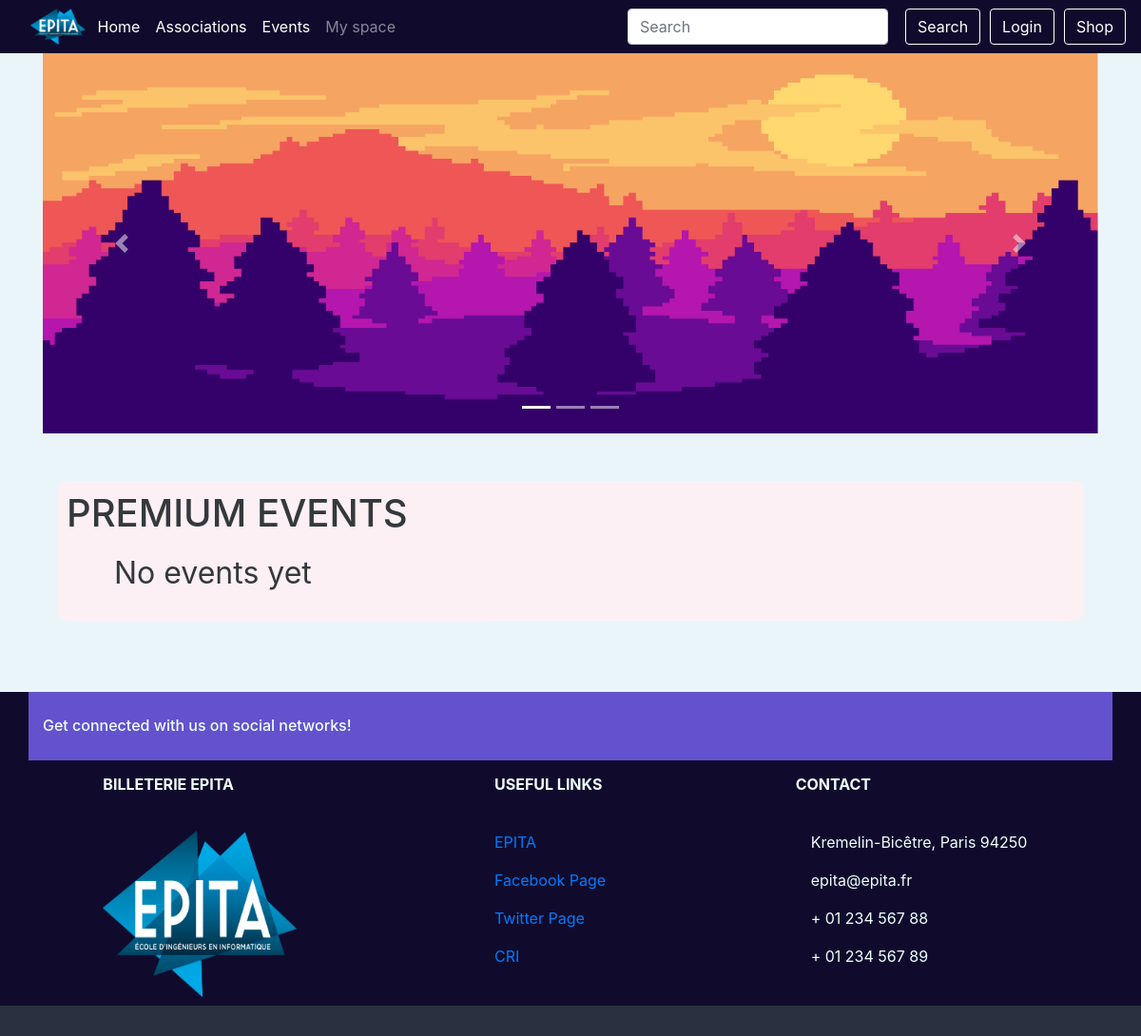
The app's page /, older data.
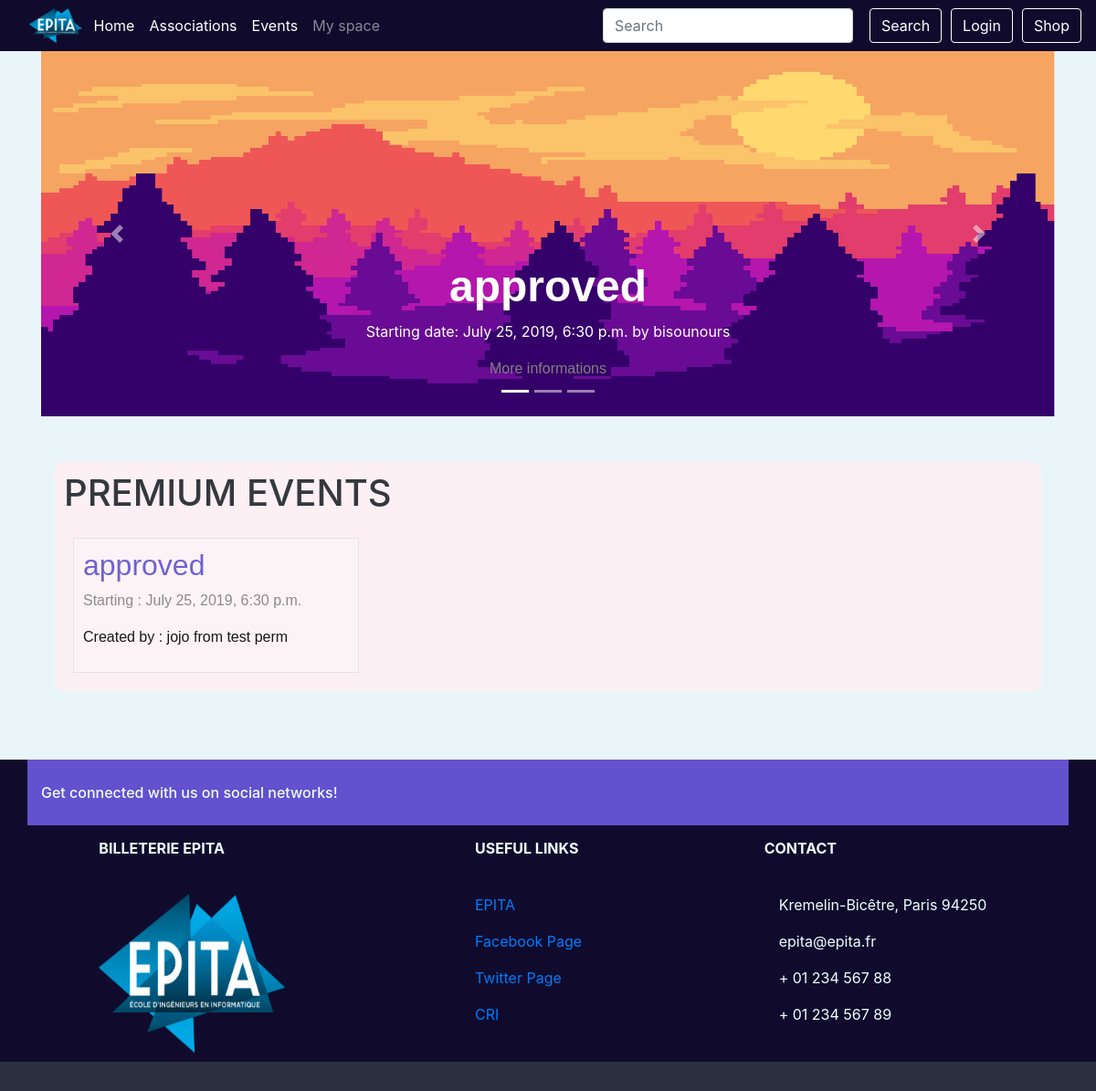
The same page, newer data.
### event/models.py (models this page shows, shortened)
class Event(models.Model):
    PENDING = 'P'
    APPROVED = 'A'
    VALIDATED = 'V'
    REFUSED = 'R'
    CANCELED = 'C'
    EVENT_STATE_CHOICES = (
        (PENDING, _("Pending")),
        (APPROVED, _("Approved")),
        (REFUSED, _("Refused")),
        (CANCELED, _("Canceled")),
        (VALIDATED, _("Validated by the president")),
    )
    title = models.CharField(_("Title of the event"), max_length=64)
    event_state = models.CharField(_("State of the event"), max_length=1,
                                   choices=EVENT_STATE_CHOICES,
                                   default=PENDING)
    manager_id = models.ForeignKey(Manager, on_delete=models.SET_NULL,
                                   null=True, blank=True)
    start = models.DateTimeField(_("Start date and time"))
    end = models.DateTimeField(_("End date and time"))
    ticket_deadline = models.DateTimeField(_("Deadline to buy tickets"),
                                           null=True, blank=True)
    assos_id = models.ForeignKey(Association, on_delete=models.CASCADE,
                                 related_name='events')
    address_id = AddressField(on_delete=models.PROTECT)
    premium_flag = models.BooleanField(_("Premium"), default=False)
    image = models.ImageField(_("Event's cover image"),
                              default='event_pics/default.jpg',
                              upload_to='event_pics/uploads/')
    see_remaining = models.BooleanField(_("See remaining tickets"),
                                        default=False)
    class Meta:
        verbose_name = (_("Event"))
        verbose_name_plural = (_("Events"))
        permissions = (
            ('access_dashboard', 'User can access this event\'s dashboard'),
            ('approve_event', 'User can approve of the event'),
            ('choose_premium', 'User can make an event premium or not'),
            ('cancel_event', 'User can cancel the event'),
        )

class Association(models.Model):
    name = models.CharField(_("Name"), max_length=64, unique=True,
                            validators=[UnicodeValidator()])
    url = models.URLField(_("Association's website"), null=True, blank=True)
    class Meta:
        verbose_name = _("Association")
        verbose_name_plural = _("Associations")
        permissions = (
            ('create_event', 'User can create an event'),
            ('manage_member', 'User can add and remove a member'),
            ('choose_staff', 'User can choose staff'),
            ('manage_manager', 'User can add and remove managers'),
            ('modify_event', 'User can modify an event'),
            ('make_event_cancelable', 'User can cancel an event'),
            ('validate_event',
             'User can validate event and make it available for approval')
        )
    def __str__(self):
        return '%s' % (self.name)

class Manager(models.Model):
    user = models.ForeignKey(User, on_delete=models.CASCADE,
                             related_name="managerships")
    assos_id = models.ForeignKey(Association, on_delete=models.CASCADE,
                                 related_name='managers')
    member = CompositeOneToOneField(Member, on_delete=models.CASCADE,
                                    to_fields={"assos_id", "user"})
    class Meta:
        verbose_name = _("Member of the Bureau")
        verbose_name_plural = _("Members of the Bureau")
    def __str__(self):
        return '%s from %s' % (self.user.username, self.assos_id.name)

### event/views.py (the view)
# urls.py: path('', views.IndexView.as_view(), name='index'),
class IndexView(generic.ListView):
    template_name = 'index.html'
    context_object_name = 'events'
    def get_queryset(self):
        return Event.objects.filter(start__gt=timezone.now(), premium_flag=True, event_state=Event.APPROVED).order_by('start')

### shop/cart.py (called while the page is built)
def _cart_id(request):
    if 'cart_id' not in request.session:
        request.session['cart_id'] = _generate_cart_id()
    return request.session['cart_id']

def _generate_cart_id():
    import string, random
    return ''.join([random.choice(string.ascii_letters + string.digits) for _ in range(50)])

def get_all_cart_items(request):
    return CartItem.objects.filter(cart_id = _cart_id(request))

def item_count(request):
    return get_all_cart_items(request).count()

### shop/context_processor.py (called while the page is built)
def cart_item_count(request):
    item_count = cart.item_count(request)
    return {'cart_item_count' : item_count }

### templates/index.html (shortened to what this page needs)
{% extends "base.html" %}
{% load guardian_tags %}
{% load static %}
{%block content %}
    <div class="main_body">
        <div style="
            margin-bottom:50px;
        " id="carouselExampleIndicators" class="carousel slide" data-ride="carousel">
            <ol class="carousel-indicators">
                <li data-target="#carouselExampleIndicators" data-slide-to="0" class="active"></li>
                <li data-target="#carouselExampleIndicators" data-slide-to="1"></li>
                <li data-target="#carouselExampleIndicators" data-slide-to="2"></li>
            </ol>
            <div class="carousel-inner">
                <div class="carousel-item active">
                    <img style="height:400px; width:max-content;" class="d-block w-100" src="{% static "img/index_event_carousel.png" %}" alt="First slide">
                    <div class="carousel-caption d-none d-md-block">
                        {% if events.0 %}
                        <h1 class="carousel-title">{{ events.0.title }}</h1>
                        <p>Starting date: {{ events.0.start }} by {{ events.0.assos_id }}</p>
                        <a class="event-link" href="{% url 'event:event_detail' events.0.id %}">
                            More informations
                        </a>
                        {% endif %}
                    </div>
                </div>
            </div>
            <a class="carousel-control-prev" href="#carouselExampleIndicators" role="button" data-slide="prev">
                <span class="carousel-control-prev-icon" aria-hidden="true"></span>
            </a>
            <a class="carousel-control-next" href="#carouselExampleIndicators" role="button" data-slide="next">
                <span class="carousel-control-next-icon" aria-hidden="true"></span>
            </a>
        </div>
        <div class="container-fluid actu-wraper">
            <div class="container actu">
                <h1 style="margin-bottom:15px;">PREMIUM EVENTS</h1>
                {% if events %}
                <div class="row">
                    {% for event in events %}
                    <article class="col-xs-12 col-sm-12 col-md-4 col-lg-4">
                            <a class="event-link" href="{% url 'event:event_detail' event.id %}">
                                <div class="event-block">
                                <h1 style="font-size:2rem; color:#6351ce;">{{ event.title }}</h1>
                                <p>Starting : {{ event.start }}</p>
                                {% if event.manager_id %}
                                <p style="color:black;">Created by : {{event.manager_id}}</p>
                                {% else %}
                                <p style="color:black;">No manager</p>
                                {% endif %}
                            </div>
                        </a>
                    </article>
                    {% endfor %}
                </div>
                {% else %}
                    <p style="font-size:2rem; padding-left:50px;">No events yet</p>
                {% endif %}
            </div>
        </div>
    </div>
{% endblock content %}

### templates/base.html (shortened to what this page needs)
<!DOCTYPE html>
<html lang="en">
  <head>
    {% load static %}
    <link rel="stylesheet" href="{% static "css/bootstrap.css" %}">
    <link rel="stylesheet" href="{% static "css/style.css" %}">
</head>
<body>
    <div>{% block navbar %}{% include "includes/mainmenu.html" %}{% endblock navbar %}</div>
    <main class="container">
        <div id="content">
            {% block content %}{% endblock %}
        </div>
    </main>
    <div>
    {% block footer %}
    <footer class="page-footer font-small unique-color-dark">
          <div class="container page-footer-top">
            <div class="row py-4 d-flex align-items-center">
              <div class="col-md-6 col-lg-5 text-center text-md-left mb-4 mb-md-0">
                <h6 class="mb-0">Get connected with us on social networks!</h6>
              </div>
              <div class="col-md-6 col-lg-7 text-center text-md-right">
                <a class="fb-ic">
                </a>
                <a class="tw-ic">
                </a>
                <a class="gplus-ic">
                </a>
                <a class="li-ic">
                </a>
              </div>
            </div>
          </div>
        <div class="container text-center text-md-left mt-5 footer-size">
          <div class="row mt-3">
            <div class="col-md-3 col-lg-4 col-xl-3 mx-auto mb-4">
              <h6 class="text-uppercase font-weight-bold">Billeterie EPITA</h6>
              <hr class="deep-purple accent-2 mb-4 mt-0 d-inline-block mx-auto" style="width: 60px;">
              <img src="{% static "img/logo-epita.png" %}" style="height:80%; width:80%;">
            </div>
            <div class="col-md-3 col-lg-2 col-xl-2 mx-auto mb-4">
              <h6 class="text-uppercase font-weight-bold">Useful links</h6>
              <hr class="deep-purple accent-2 mb-4 mt-0 d-inline-block mx-auto" style="width: 60px;">
              <p>
                <a target="_blank" href="https://www.epita.fr/">EPITA</a>
              </p>
              <p>
                <a target="_blank" href="https://www.facebook.com/epita/">Facebook Page</a>
              </p>
              <p>
                <a target="_blank" href="https://twitter.com/epita">Twitter Page</a>
              </p>
              <p>
                <a target="_blank" href="https://cri.epita.fr">CRI</a>
              </p>
            </div>
            <div class="col-md-4 col-lg-3 col-xl-3 mx-auto mb-md-0 mb-4">
              <h6 class="text-uppercase font-weight-bold">Contact</h6>
              <hr class="deep-purple accent-2 mb-4 mt-0 d-inline-block mx-auto" style="width: 60px;">
              <p>
                Kremelin-Bicêtre, Paris 94250</p>
              <p>
                 epita@epita.fr</p>
              <p>
                 + 01 234 567 88</p>
              <p>
                 + 01 234 567 89</p>
            </div>
          </div>
        </div>
        <div class="footer-copyright text-center py-3">
        </div>
    </footer>
    {% endblock footer %}
    </div>
</body>
</html>

### templates/includes/mainmenu.html (shortened to what this page needs)
{% load static %}
<nav class="navbar navbar-dark navbar-expand-lg navbar-style">
  <div class="collapse navbar-collapse" id="navbarSupportedContent">
      <img src="{% static "img/logo-epita.png" %}" style="height:5%; width:5%; margin-right:5px;">
    <ul class="navbar-nav mr-auto">
      <li class="nav-item active">
          <a class="nav-link" href="{% url 'event:index' %}">Home <span class="sr-only">(current)</span></a>
      </li>
      <li class="nav-item active">
          <a class="nav-link" href="{% url 'event:assos' %}">Associations</a>
      </li>
      <li class="nav-item active">
          <a class="nav-link" href="{% url 'event:events' %}">Events</a>
      </li>
      {% if user.is_authenticated %}
      <li class="nav-item dropdown active">
        <a class="nav-link dropdown-toggle" href="#" id="navbarDropdown" role="button" data-toggle="dropdown" aria-haspopup="true" aria-expanded="false">
          My space
        </a>
        <div class="dropdown-menu" aria-labelledby="navbarDropdown">
          <a class="dropdown-item" href="{% url 'event:profile' %}">My profile</a>
          <a class="dropdown-item" href="{% url 'event:my_assos' %}">My associations</a>
          <a class="dropdown-item" href="{% url 'show_cart' %}">My cart</a>
          <div class="dropdown-divider"></div>
          <a class="dropdown-item" href="#">My upcoming events</a>
        </div>
      </li>
    {% else %}
      <li class="nav-item">
          <a class="nav-link" href="{% url 'login' %}">My space</a>
      </li>
    {% endif %}
    </ul>
    <form class="form-inline my-2 my-lg-0">
      <input class="form-control mr-sm-2" type="search" placeholder="Search" aria-label="Search">
      <button class="btn btn-outline-success my-2 my-sm-0 btn-nav" type="submit">Search</button>
    </form>
    {% if user.is_authenticated %}
        <a href="{% url 'logout' %}"><button class="btn btn-outline-success my-2 my-sm-0 btn-nav">Logout</button></a>
    {% else %}
        <a href="{% url 'login' %}"><button class="btn btn-outline-success my-2 my-sm-0 btn-nav">Login</button></a>
    {% endif %}
        <a href="{% url 'event:shop' %}"><button class="btn btn-outline-success my-2 my-sm-0 btn-nav">Shop</button></a>
  </div>
</nav>

### static/css/style.css (style rules this page uses)
body { background-color:#eaf5f9; background-position: center; background-size: cover; }
.actu { background-color: lavenderblush; padding: 10px; margin-bottom: 75px; border-radius: 10px; opacity: 0.9; }
.page-footer-top { background-color: #6351ce; }
.page-footer { color: azure; background-color: #100b2c; border: 5px; }
.footer-copyright { background-color:#2a303f; }
.footer-size { margin-top:0px !important; }
.event-block { border: solid 1px #e3e0e5; padding: 10px; margin: 10px; background-color:#fff3f7; }
.event-link { font-family: 'Lucida Sans Unicode', 'Lucida Grande', sans-serif; color: grey; }
.navbar-style { background-color:#100b2c; }
.btn-nav { margin-left:10px; color:white; border-color: white; }
.carousel-title { font-size: 3rem; font-weight: bold; font-family: 'Lucida Sans Unicode', 'Lucida Grande', sans-serif; }

Row changes from the older to the newer data that the page shows:
added Event: title "approved", start "July 25, 2019, 6:30 p.m.", assos_id.name "bisounours", manager_id "jojo from test perm"
Text that changed along with them:
text no longer shown: "No events yet"
text now shown: "Starting date: by More informations"
